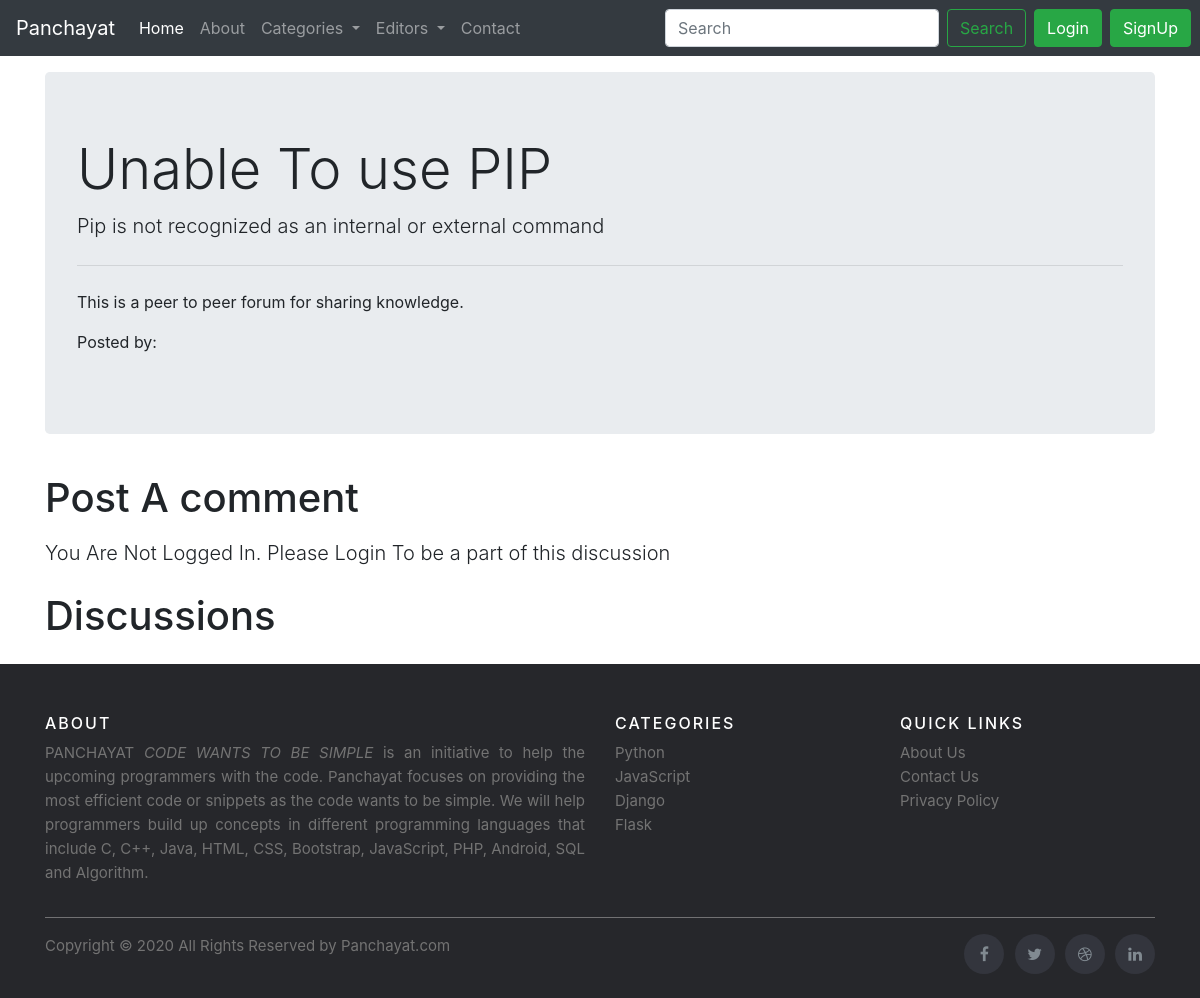
Page /thread.php?threadid=2 on the committed database.
### tables this page shows
CREATE TABLE `threads` (
  `thread_id` int(7) NOT NULL,
  `thread_title` varchar(255) NOT NULL,
  `thread_desc` text NOT NULL,
  `thread_cat_id` int(7) NOT NULL,
  `thread_user_id` int(7) NOT NULL,
  `timestamp` datetime NOT NULL DEFAULT current_timestamp()
);

### thread.php (the view, shortened to what this page needs)
<!doctype html>
<html lang="en">
<head>
    <link rel="stylesheet" href="https://stackpath.bootstrapcdn.com/bootstrap/4.5.0/css/bootstrap.min.css"
>
</head>
<body>
    <?php include 'partials/_dbconnect.php';?>
    <?php include 'partials/_header.php';?>
    <?php
    $id=$_GET['threadid'];
    $sql="SELECT * FROM `threads` WHERE thread_id=$id";
    $result=mysqli_query($conn,$sql);
    while($row=mysqli_fetch_assoc($result)){
        $title=$row['thread_title'];
        $desc=$row['thread_desc'];
        $thread_user_id=$row['thread_user_id'];
        $sql3="SELECT * FROM `users` WHERE `user_id` = '$thread_user_id'";
            $result3=mysqli_query($conn,$sql3);
            $row3=mysqli_fetch_assoc($result3);
     }
    ?>
    <div class="container my-3">
        <div class="jumbotron">
            <h1 class="display-4"><?php echo $title;?></h1>
            <p class="lead"><?php echo $desc;?></p>
            <hr class="my-4">
            <p>This is a peer to peer forum for sharing knowledge.</p>
            <p>Posted by: <b><?php echo $row3['user_name'] ?></b></p>
        </div>
    </div>
    <?php
     if(isset($_SESSION['loggedin'])&&$_SESSION['loggedin']==true){
         echo ' <div class="container">
         <h1 class="py-2">Post A comment</h1>
             <form action="' . $_SERVER["REQUEST_URI"] . '" method="post">
                 <div class="form-group">
                     <label for="exampleFormControlTextarea1">Type Your Comment</label>
                     <textarea class="form-control" id="comment" name="comment" rows="3"></textarea>
                     <input type="hidden" name="user_id" value=" ' . $_SESSION['user_id'] . ' ">
                 </div>
                 <button type="submit" class="btn btn-success">Submit</button>
             </form>
         </div>';}
         else{
            echo '<div class="container">
            <h1 class="py-2">Post A comment</h1>
            <p class="lead">You Are Not Logged In. Please Login To be a part of this discussion</p></div>';
         }
   ?>
    <div class="container my-3" style="margin-bottom:100px">
        <h1 class="py-2">Discussions</h1>
    </div>
    <?php include 'partials/_footer2.php';?>
</body>
</html>

### rows in the picture
threads: thread_title "Unable To use PIP", thread_desc "Pip is not recognized as an internal or external command"
